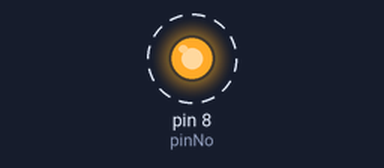
This sketch was run on a simulated Arduino Uno, built with avr-gcc and run on an emulated ATmega328P. Shown: output pins drawn as LEDs (lit = HIGH). Dashed ring = blinking.

Above: at 0.05 s.
Timing chart, 0 to 3.0 s (numbered marks = the images above):
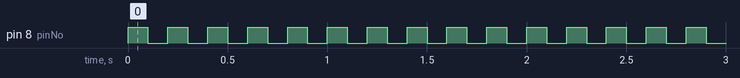

The sketch:

tone_generator.ino
```cpp
#define pinNo 8
static int freq = 10;

void setup()
{
  pinMode(pinNo, OUTPUT);

  // initialize timer1
  noInterrupts();           // disable all interrupts
  TCCR1A = 0;
  TCCR1B = 0;
  TCNT1  = 0;

  OCR1A = 62500/freq;            // compare match register 16MHz/256/freq
  TCCR1B |= (1 << WGM12);   // CTC mode
  TCCR1B |= (1 << CS12);    // 256 prescaler
  TIMSK1 |= (1 << OCIE1A);  // enable timer compare interrupt
  interrupts();             // enable all interrupts
}

ISR(TIMER1_COMPA_vect)          // timer compare interrupt service routine
{
  digitalWrite(pinNo, digitalRead(pinNo) ^ 1);   // toggle LED pin
}

void loop()
{
  // your program here...
}
```

Measured:
- by itself, pin 8 (pinNo): alternates HIGH for 0.10 s and LOW for 0.10 s
